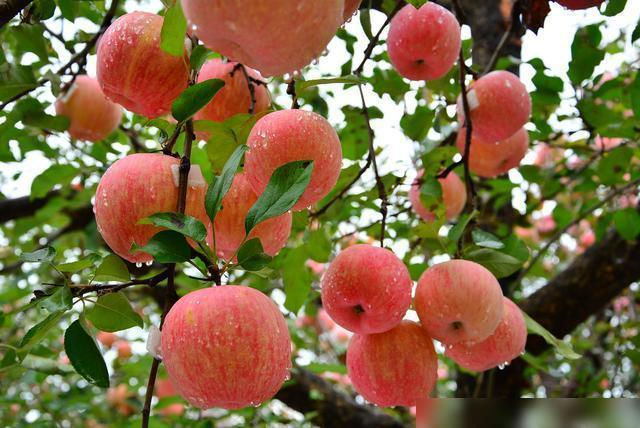
#> input picture entry/src/main/resources/base/media/camera_show.jpeg, 640 x 428 px, given in place of the camera
$ python project1.py
#> lines starting #> are read from the running program, lines starting #| are printed output that depends on the picture; after the words box and inside, x2 and y2 are one past the last pixel; in counts of white or black regions, pixels touching at a corner belong together
#> further down, img is the input picture: shape (428, 640, 3); mean B, G, R 70.5, 105.4, 129.1
# Author:曹涛
# Date:2021/7/8
# UpDate:2021/7/10

import cv2
import numpy as np
frameWidth = 640
frameHeight = 480
cap = cv2.VideoCapture(0)
cap.set(3,frameWidth)
cap.set(4,frameHeight)
cap.set(10,150)


myColors =[0,70,223,26,255,255]

def findColor(img,myColors):
    imgHSV = cv2.cvtColor(img, cv2.COLOR_BGR2HSV)
#> imgHSV: shape (428, 640, 3); mean H, S, V 36.5, 145.5, 139.1
    lower = np.array(myColors[0:3])
    upper = np.array(myColors[3:6])
    mask = cv2.inRange(imgHSV, lower, upper)
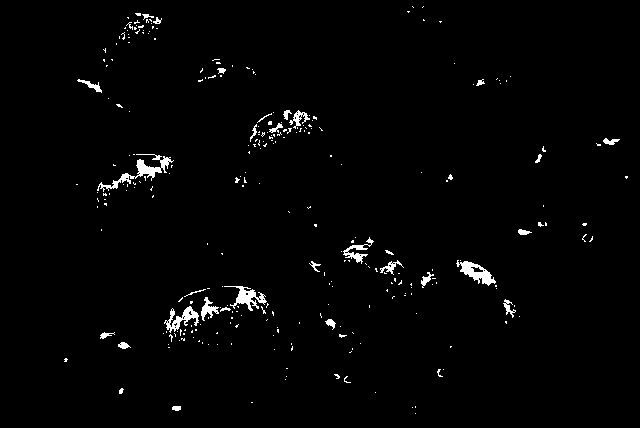
#> mask: shape (428, 640); 1.7% white; 281 white regions (250 under 20 px)
    getContours(mask)
    # cv2.imshow("Img",mask)


def getContours(img):
    contours,hierachy = cv2.findContours(img,cv2.RETR_EXTERNAL,cv2.CHAIN_APPROX_NONE)
#> contours = 281 contours, 257 with area under 20; largest, box (x1, y1, x2, y2) and area: (97, 154, 174, 192) 414, (456, 260, 496, 286) 398, (164, 306, 199, 333) 296, (224, 286, 267, 311) 294, (343, 237, 374, 264) 164
    number = 0
    for cnt in contours:
        area = cv2.contourArea(cnt)
        print(area)
        if area<1350:
            if area>500:
                # cv2.drawContours(imgResult, cnt, -1, (255, 0, 0), 3)
                peri = cv2.arcLength(cnt,True)
                approx = cv2.approxPolyDP(cnt,0.02*peri,True)
                x , y, w, h = cv2.boundingRect(approx)
                number = number+1
                cv2.rectangle(imgResult, (x, y), (x + w, y + h), (0, 255, 0), 2)
                cv2.putText(imgResult, "Fruit", (x + (w // 2) - 10, y + (h // 2) - 10), cv2.FONT_HERSHEY_SIMPLEX, 0.7,
                            (0, 0, 0), 2)
        elif area >1350:
            peri = cv2.arcLength(cnt, True)
            approx = cv2.approxPolyDP(cnt, 0.02 * peri, True)
            x, y, w, h = cv2.boundingRect(approx)
            number = number + 2
            cv2.rectangle(imgResult, (x, y), (x + w, y + h), (0, 255, 0), 2)
            cv2.putText(imgResult, "Fruit", (x + (w // 2) - 10, y + (h // 2) - 10), cv2.FONT_HERSHEY_SIMPLEX, 0.7,
                        (0, 0, 0), 2)
#> this loop made 281 passes
#> area on passes 4, 29, 42: 27.5, 43, 29.5
#| 0.0
#| 0.0
#| 0.0
#| 27.5
#| 0.0
#| 0.0
#| 13.5
#| 0.0
#> (further printed lines are left out)
#> after the loop, number = 0

    cv2.putText(imgResult,"Fruit Count "+str(number), (280, 440), cv2.FONT_HERSHEY_SIMPLEX, 0.7, (0, 0, 0), 2)
#> imgResult: shape (428, 640, 3); 0.05% of pixels changed, all inside (x1, y1, x2, y2) = (282, 424, 427, 428)
while True:
    success, img = cap.read()
    imgResult = img.copy()
    findColor(img,myColors)
    cv2.imshow("Result",imgResult)

    if cv2.waitKey(1) & 0xFF == ord('q'):
#> (key q is pressed here)
        break
